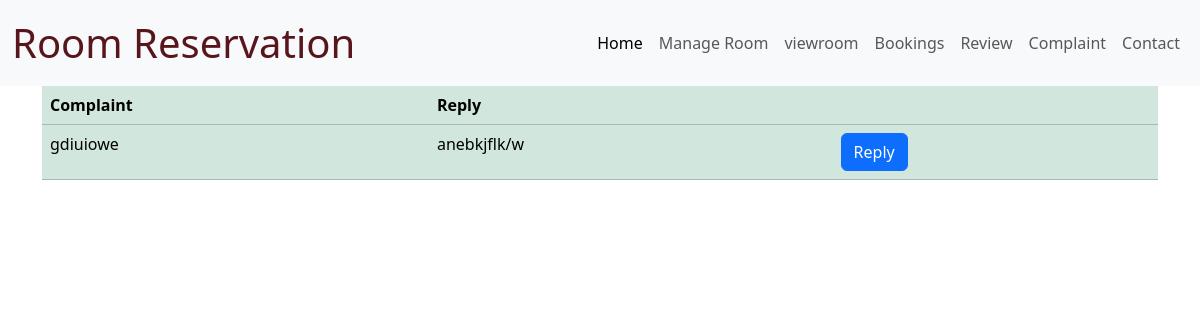
The app's page /Send, older data.
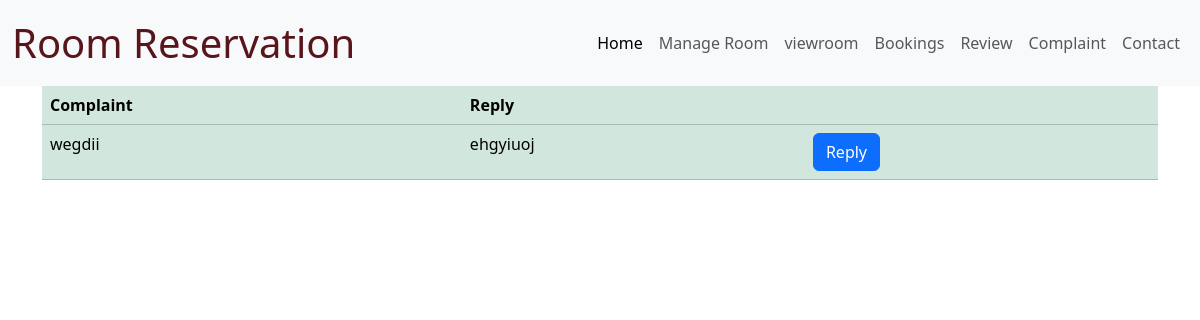
The same page, newer data.
### world_wallet_expence_app/models.py (models this page shows)
class RoomComplaintTable(models.Model):
     LOGINID=models.ForeignKey(LoginTable, on_delete=models.CASCADE)
     complaint=models.CharField(max_length=20, null=True,blank=True)
     reply=models.CharField(max_length=20, null=True,blank=True)
     created_at=models.DateField(auto_now_add=True)

### world_wallet_expence_app/views.py (the view, shortened to what this page needs)
# urls.py: path('Send',Send.as_view(),name='Send'),
class Send(View):
    def get(self,request):
        u = RoomComplaintTable.objects.all()
        return render(request,"ROOM/send.html",{'u':u})

### templates/ROOM/send.html (shortened to what this page needs)
{% load static %}
<html lang="en">
<head>
    <link href="https://cdn.jsdelivr.net/npm/bootstrap@5.3.3/dist/css/bootstrap.min.css" rel="stylesheet">
    <link rel="stylesheet" href="{% static 'ROOMCSS/send.css' %}">
</head>
<body>
    <nav class="navbar navbar-expand-lg bg-body-tertiary">
        <div class="container-fluid">
            <a class="navbar-brand fs-1 text-danger-emphasis" href="#">Room Reservation</a>
            <div class="collapse navbar-collapse" id="navbarSupportedContent">
                <ul class="navbar-nav ms-auto mb-2 mb-lg-0">
                    <li class="nav-item">
                        <a class="nav-link active" aria-current="page" href="/HomeR">Home</a>
                    </li>
                    <li class="nav-item">
                        <a class="nav-link" href="/Manage">Manage Room</a>
                    </li>
                    <li class="nav-item">
                        <a class="nav-link" href="/viewRoom">viewroom</a>
                      </li>
                    <li class="nav-item">
                        <a class="nav-link" href="/Viewbooking">Bookings</a>
                    </li>
                    <li class="nav-item">
                        <a class="nav-link " href="/Review">Review</a>
                    </li>
                    <li class="nav-item">
                        <a class="nav-link" href="/Send">Complaint</a>
                    </li>
                    <li class="nav-item">
                        <a class="nav-link" href="#">Contact</a>
                    </li>
                </ul>
            </div>
        </div>
    </nav>
    <div class="container">
        <table class="table table-success">
            <thead>
                <tr>
                    <th scope="col">Complaint</th>
                    <th scope="col">Reply</th>
                    <th colspan="3"></th>
                </tr>
            </thead>
            <tbody>
                {% for i in u %}
                <tr>
                    <td>{{i.complaint}}</td>
                    <td>{{i.reply}}</td>
                    <td>
                        <button type="button" class="btn btn-primary" data-bs-toggle="modal" data-bs-target="#modal{{i.id}}">
                          Reply
                        </button>
                    </td>
                </tr>
                {% endfor %}
            </tbody>
        </table>
    </div>
</body>

Row changes from the older to the newer data that the page shows:
changed RoomComplaintTable: complaint "gdiuiowe" → "wegdii"; reply "anebkjflk/w" → "ehgyiuoj"
